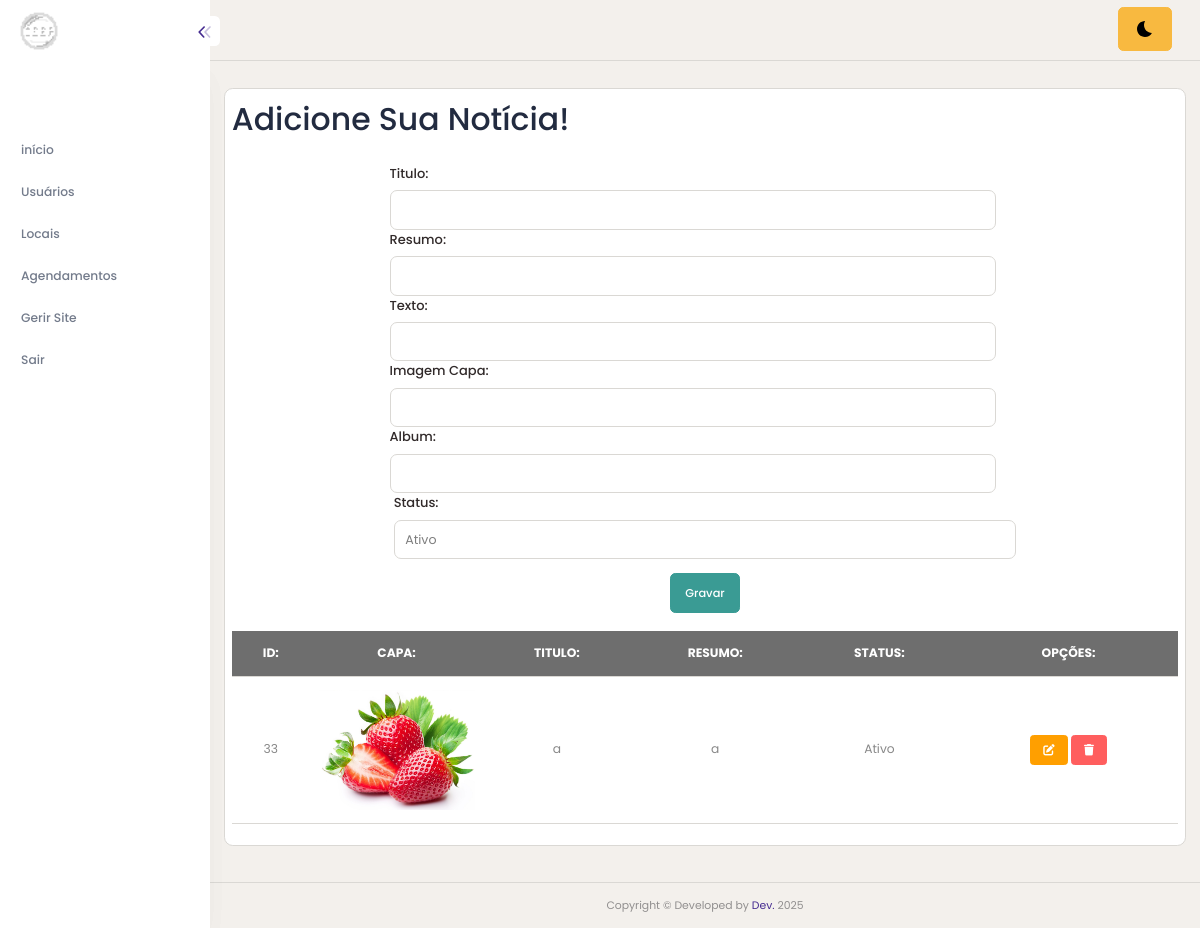
Page /teste.php on the committed database.
### tables this page shows
CREATE TABLE `noticias` (
  `id` int(11) NOT NULL,
  `titulo` varchar(100) DEFAULT NULL,
  `resumo` varchar(254) DEFAULT NULL,
  `texto` text DEFAULT NULL,
  `status` tinyint(1) DEFAULT NULL,
  `imagem` text DEFAULT NULL
);

### teste.php (the view, shortened to what this page needs)
<!DOCTYPE html>
<html lang="pt-BR">
<head>
    <?php include("app-header.php"); ?>
    <link rel="stylesheet" href="https://cdnjs.cloudflare.com/ajax/libs/dropzone/5.9.3/min/dropzone.min.css" />
</head>
<body>
    <?php include("app-lateral.php"); ?>
    <div class="content-body" style="min-height: 899px;">
        <div class="container-fluid">
            <div class="row">
                <div class="card p-2">
                    <h1>Adicione Sua Notícia!</h1>
                    <div class="row mt-3 ">
                        <form action="noticias-acao.php" method="post" class="row">
                            <div class="offset-2 col-8">
                                <label for="titulo" class="form-label">Titulo:</label>
                                <input type="text" class="form-control" id="titulo" name="txtTitulo">
                            </div>
                            <div class="offset-2 col-8">
                                <label for="resumo" class="form-label">Resumo:</label>
                                <input type="text" class="form-control" id="resumo" name="txtResumo">
                            </div>
                            <div class="offset-2 col-8">
                                <label for="texto" class="form-label">Texto:</label>
                                <input type="text" class="form-control" id="texto" name="txtTexto">
                            </div>
                            <div class="offset-2 col-8">
                                <label for="imagem" class="form-label">Imagem Capa:</label>
                                <input type="text" class="form-control" id="imagem" name="txtImagem">
                            </div>
                            <div class="offset-2 col-8">
                                <label for="album" class="form-label">Album:</label>
                                <input type="text" class="form-control" id="album" name="txtAlbum">
                            </div>
                            <div class="offset-2 col-8">
                                <label for="status" class="form-label">Status:</label>
                                <select type="text" class="form-control" id="status" name="txtStatus">
                                    <option value="1" selected>Ativo</option>
                                </select>
                            </div>
                            <div class="col-12 text-center">
                                <input value="Gravar" type="submit" class="btn btn-success mt-3">
                            </div> <br>
                        </form>
                    </div> <br>
                    <div class="text-center">
                        <table class="table ">
                            <tr class="table-dark">
                                <th>ID:</th>
                                <th>CAPA:</th>
                                <th>TITULO:</th>
                                <th>RESUMO:</th>
                                <th>STATUS:</th>
                                <th>OPÇÕES:</th>
                            </tr>
                            <?php
                            $sql = $conn->prepare(" SELECT * from noticias;");
                            $sql->execute();
                            while ($dados = $sql->fetch()) {
                            ?>
                                <tr>
                                    <td>
                                        <?php echo $dados['id'] ?>
                                    </td>
                                    <td style="width: 150px;">
                                        <?php echo '<img src="' . ($dados['imagem'] ?? '') . '" class="imgBorda" height="120px">'; ?>
                                    </td>
                                    <td>
                                        <?php echo $dados['titulo'] ?>
                                    </td>
                                    <td>
                                        <?php echo $dados['resumo'] ?>
                                    </td>
                                    <td>
                                        <?php
                                        if ($dados['status'] == 1) {
                                            echo "Ativo";
                                        } else {
                                            echo "Bloqueado";
                                        };
                                        ?>
                                    </td>
                                    <td class="text-center">
                                        <a href="noticias-editar.php?id=<?php echo $dados['id']; ?>" class="btn btn-warning btn-sm"><i class="fa-solid fa-pen-to-square"></i></a>
                                        <a href="noticias-deletar.php?id=<?php echo $dados['id']; ?>" class="btn btn-danger btn-sm"><i class="fa-solid fa-trash"></i></a>
                                    </td>
                                </tr>
                            <?php } ?>
                        </table>
                    </div>
                </div>
            </div>
        </div>
    </div>
    <?php include("app-footer.php"); ?>
</body>
</html>

### rows in the picture
noticias: id "33", imagem (picture), titulo "a", resumo "a", status "Ativo"
